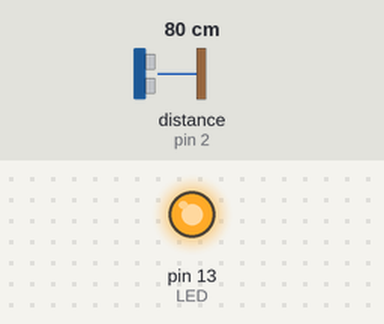
Bench run of a sketch on a simulated Arduino Uno, built with avr-gcc and run on an emulated ATmega328P. Parts: output pins drawn as LEDs (lit = HIGH). Wiring (inferred from the names in the program): ultrasonic range finder: trigger pin 3; echo pin 2. The test bench sets the inputs (shaded band); at power-on: distance to the obstacle (sensor on pin 2) 80 cm. The echo pulse lasts 58.3 µs per cm; pins used as bus, display or sensor lines are not drawn; what the sketch prints to the serial monitor is not drawn.

Above: at 0.05 s.
Timing chart, 0 to 3.0 s (numbered marks = the images above):
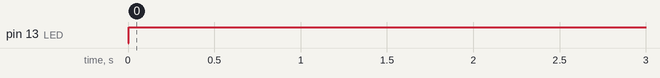

Measured:
- by itself, pin 13 (LED): LOW → HIGH at 0.01 s

The sketch:

HC_SR04n.ino
```cpp
int TRIG = 3;
int ECHO = 2;

double duration = 0;
double distance = 0;
double speed_of_sound = 331.5 + 0.6 * 25; // 25℃の気温の想定

void setup() {
  Serial.begin( 9600 );
  pinMode(LED_BUILTIN, OUTPUT);  // LED

  pinMode(ECHO, INPUT );
  pinMode(TRIG, OUTPUT );
}

void loop() {
  digitalWrite(TRIG, LOW);
  delayMicroseconds(2);
  digitalWrite( TRIG, HIGH );
  delayMicroseconds( 10 );
  digitalWrite( TRIG, LOW );
  duration = pulseIn( ECHO, HIGH ); // 往復にかかった時間が返却される[マイクロ秒]

  if (duration > 0) {
    duration = duration / 2; // 往路にかかった時間
    distance = duration * speed_of_sound * 100 / 1000000;
    digitalWrite(LED_BUILTIN, HIGH);
    Serial.println(distance);
  //  Serial.println(" cm");
  }

  delay(100);
  digitalWrite(LED_BUILTIN, LOW);
}
```
